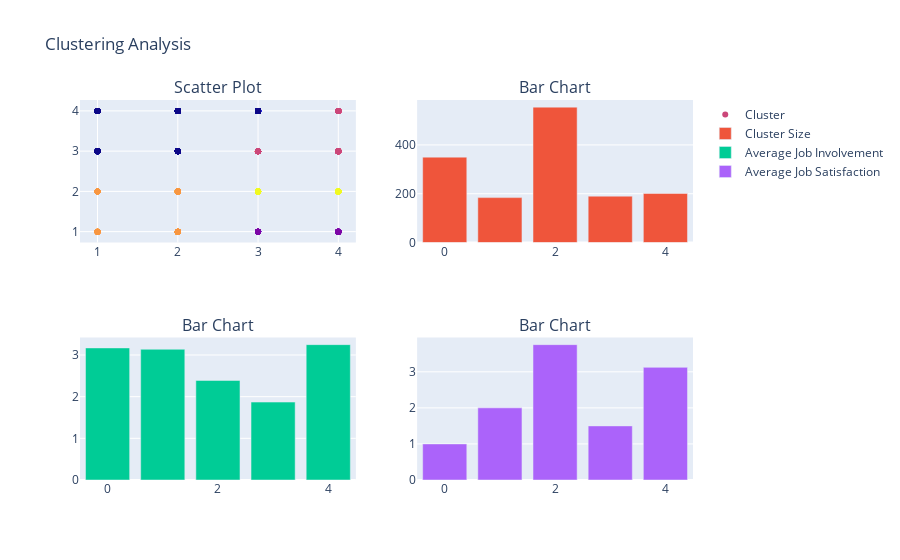

Notebook cell for this chart:
### Markdown cell above
## **Clustering Analysis of Employee Productivity**

### Code cell
clustering_cols = ['JobInvolvement', 'JobSatisfaction']
kmeans = KMeans(n_clusters=5, n_init='auto')
kmeans.fit(df[clustering_cols])

df['Cluster'] = kmeans.labels_

fig = make_subplots(rows=2, cols=2, subplot_titles=['Scatter Plot', 'Bar Chart', 'Bar Chart', 'Bar Chart'])

fig.add_trace(go.Scatter(x=df['JobInvolvement'], 
                        y=df['JobSatisfaction'], 
                        mode='markers', 
                        marker=dict(color=kmeans.labels_), 
                        name='Cluster', 
                        hovertemplate="<b>Job Involvement: %{x}</b><br><b>Job Satisfaction: %{y}</b><br><b>Cluster: %{marker.color}</b>"), 
                        row=1, 
                        col=1)

fig.add_trace(go.Bar(x=df['Cluster'].unique(), 
                    y=df['Cluster'].value_counts(), 
                    name='Cluster Size', 
                    hovertemplate="<b>Cluster: %{x}</b><br><b>Count: %{y}</b>"), 
                    row=1, 
                    col=2)

fig.add_trace(go.Bar(x=df['Cluster'].unique(), 
                    y=df.groupby('Cluster')['JobInvolvement'].mean(), 
                    name='Average Job Involvement', 
                    hovertemplate="<b>Cluster: %{x}</b><br><b>Average Job Involvement: %{y:.2f}</b>"), 
                    row=2, 
                    col=1)

fig.add_trace(go.Bar(x=df['Cluster'].unique(), 
                    y=df.groupby('Cluster')['JobSatisfaction'].mean(), 
                    name='Average Job Satisfaction', 
                    hovertemplate="<b>Cluster: %{x}</b><br><b>Average Job Satisfaction: %{y:.2f}</b>"), 
                    row=2, 
                    col=2)

fig.update_layout(title='Clustering Analysis', font_size=12)

fig.show()

### Figure 1 — Plotly figure (JSON) as saved in the notebook; plotly's stock layout.template omitted (floating-point values rounded to 4 significant figures; data arrays with more than 128 entries replaced by an {"elided": "..."} marker saying what was removed)
{"data": [{"hovertemplate": "<b>Job Involvement: %{x}</b><br><b>Job Satisfaction: %{y}</b><br><b>Cluster: %{marker.color}</b>", "marker": {"color": {"elided": "1480 int values"}}, "mode": "markers", "name": "Cluster", "type": "scatter", "x": {"elided": "1480 int values"}, "xaxis": "x", "y": {"elided": "1480 int values"}, "yaxis": "y"}, {"hovertemplate": "<b>Cluster: %{x}</b><br><b>Count: %{y}</b>", "name": "Cluster Size", "type": "bar", "x": [2, 0, 4, 3, 1], "xaxis": "x2", "y": [555, 350, 201, 190, 184], "yaxis": "y2"}, {"hovertemplate": "<b>Cluster: %{x}</b><br><b>Average Job Involvement: %{y:.2f}</b>", "name": "Average Job Involvement", "type": "bar", "x": [2, 0, 4, 3, 1], "xaxis": "x3", "y": [2.389, 3.169, 3.249, 1.87, 3.137], "yaxis": "y3"}, {"hovertemplate": "<b>Cluster: %{x}</b><br><b>Average Job Satisfaction: %{y:.2f}</b>", "name": "Average Job Satisfaction", "type": "bar", "x": [2, 0, 4, 3, 1], "xaxis": "x4", "y": [3.753, 1, 3.123, 1.5, 2], "yaxis": "y4"}], "layout": {"annotations": [{"font": {"size": 16}, "showarrow": false, "text": "Scatter Plot", "x": 0.225, "xanchor": "center", "xref": "paper", "y": 1, "yanchor": "bottom", "yref": "paper"}, {"font": {"size": 16}, "showarrow": false, "text": "Bar Chart", "x": 0.775, "xanchor": "center", "xref": "paper", "y": 1, "yanchor": "bottom", "yref": "paper"}, {"font": {"size": 16}, "showarrow": false, "text": "Bar Chart", "x": 0.225, "xanchor": "center", "xref": "paper", "y": 0.375, "yanchor": "bottom", "yref": "paper"}, {"font": {"size": 16}, "showarrow": false, "text": "Bar Chart", "x": 0.775, "xanchor": "center", "xref": "paper", "y": 0.375, "yanchor": "bottom", "yref": "paper"}], "font": {"size": 12}, "title": {"text": "Clustering Analysis"}, "xaxis": {"anchor": "y", "domain": [0, 0.45]}, "xaxis2": {"anchor": "y2", "domain": [0.55, 1]}, "xaxis3": {"anchor": "y3", "domain": [0, 0.45]}, "xaxis4": {"anchor": "y4", "domain": [0.55, 1]}, "yaxis": {"anchor": "x", "domain": [0.625, 1]}, "yaxis2": {"anchor": "x2", "domain": [0.625, 1]}, "yaxis3": {"anchor": "x3", "domain": [0, 0.375]}, "yaxis4": {"anchor": "x4", "domain": [0, 0.375]}}}
